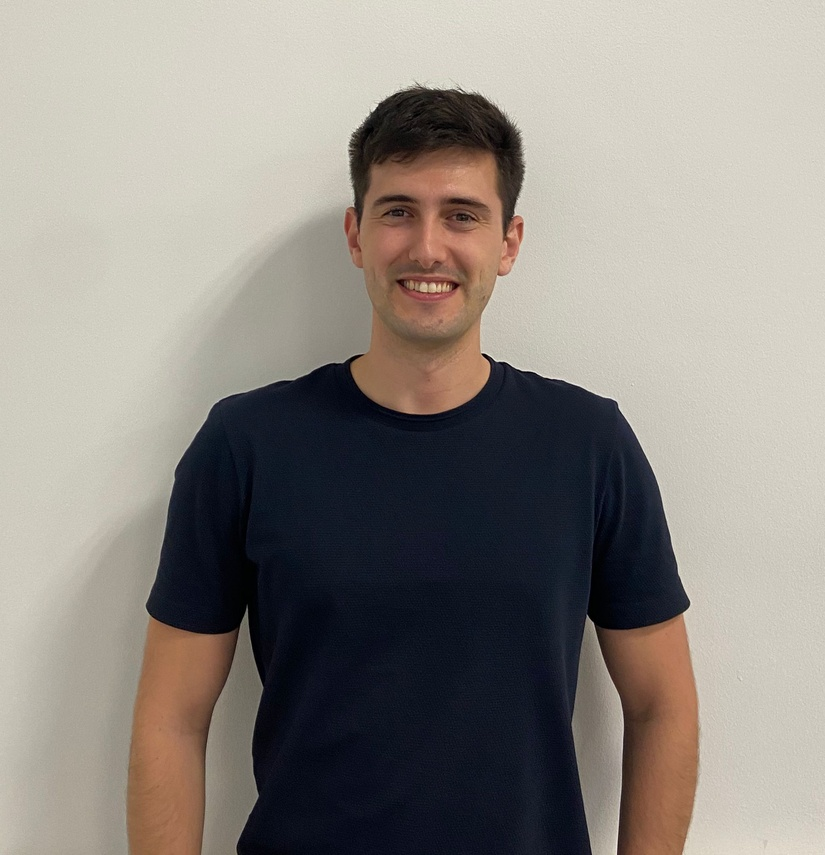
#> input picture vision/practica2/assets/persona.jpeg, 825 x 855 px, shrunk from 1977 x 2048 before the run, given in place of the camera
$ python main.py
#> lines starting #> are read from the running program, lines starting #| are printed output that depends on the picture; after the words box and inside, x2 and y2 are one past the last pixel; in counts of white or black regions, pixels touching at a corner belong together
import cv2
import time
import numpy as np


def bgremove(frame, min_thres, min_satur, min_brigth):
    min_piel = np.array([min_thres, min_satur, min_brigth])
    max_piel = np.array([255, 255, 255])

    # Convert image to HSV
    frameHSV = cv2.GaussianBlur(frame, (7, 7), 0)
    frameHSV = cv2.cvtColor(frameHSV, cv2.COLOR_RGB2HSV)

    # mascara que pilla el color del tono de piel
    skinRegion = cv2.inRange(frameHSV, min_piel, max_piel)
    frame_skin = cv2.bitwise_and(frame, frame, mask=skinRegion)

    return frame_skin


def main():
    window_name = "Window"

    cap = cv2.VideoCapture(0)
    cv2.namedWindow(window_name)
    cv2.moveWindow(window_name, 20, 20)

    # Crating the trackbars
    cv2.createTrackbar("Min", window_name, 0, 255, lambda x: x)  # 90
#> slider 'Min' is set to 51
    cv2.createTrackbar("Min-s", window_name, 0, 255, lambda x: x)  # 60
#> slider 'Min-s' is set to 51
    cv2.createTrackbar("Min-b", window_name, 0, 255, lambda x: x)  # 50
#> slider 'Min-b' is set to 51

    while True:
        _, img = cap.read()
#> img is the input picture: shape (855, 825, 3); mean B, G, R 130.6, 137, 142.5

        masked_img = bgremove(
            img,
            cv2.getTrackbarPos("Min", window_name),
            cv2.getTrackbarPos("Min-b", window_name),
            cv2.getTrackbarPos("Min-s", window_name),
        )
#> in bgremove, `frameHSV = cv2.cvtColor(frameHSV, cv2.COLOR_RGB2HSV)`: frameHSV: shape (855, 825, 3); mean H, S, V 75.6, 63.6, 147.2
#> in bgremove, `skinRegion = cv2.inRange(frameHSV, min_piel, max_piel)`:
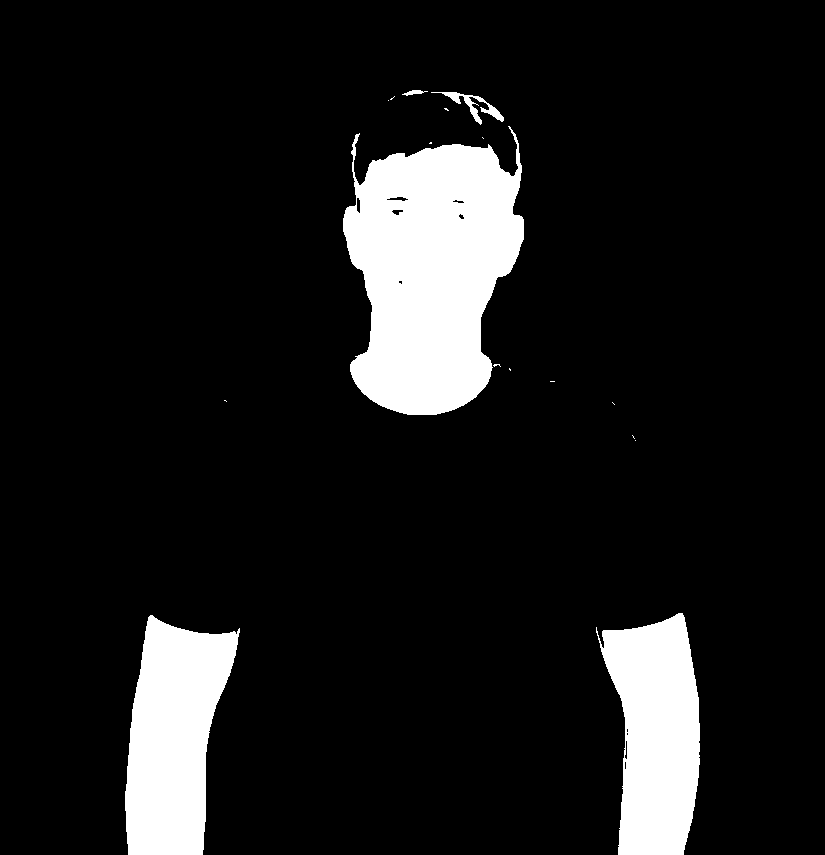
#> skinRegion: shape (855, 825); 10.5% white; 17 white regions (12 under 20 px), largest, box (x1, y1, x2, y2) and area: (343, 126, 524, 415) 36447, (125, 615, 240, 855) 18818, (596, 613, 700, 855) 17792, (431, 92, 504, 125) 543, (402, 90, 428, 96) 75
#> in bgremove, `frame_skin = cv2.bitwise_and(frame, frame, mask=skinRegion)`:
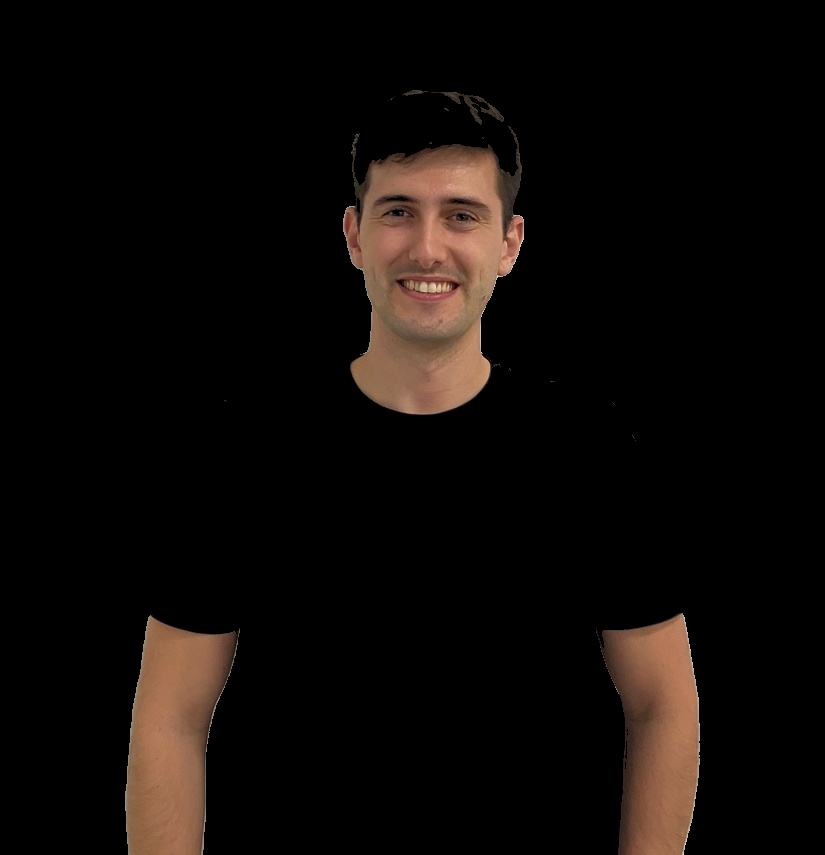
#> frame_skin: shape (855, 825, 3); mean B, G, R 8, 10.4, 14.8

        cv2.imshow(window_name, masked_img)

        key = cv2.waitKey(1)
#> (key q is pressed here)
        if key == ord("q"):
            break
        elif key == ord("s"):
            name = "skin" + time.asctime() + ".jpg"
            cv2.imwrite(name, masked_img)

    cap.release()
    cv2.destroyAllWindows()


if __name__ == "__main__":
    main()
